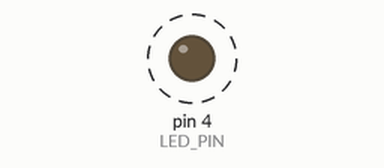
This sketch was run on a simulated Arduino Uno, built with avr-gcc and run on an emulated ATmega328P. Parts: output pins drawn as LEDs (lit = HIGH). Dashed ring = blinking. What the sketch prints to the serial monitor is not drawn.

Above: at 0.2 s.
Timing chart, 0 to 3.0 s (numbered marks = the images above):
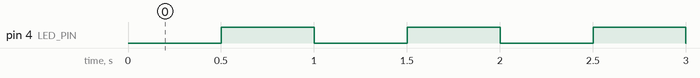

Measured:
- by itself, pin 4 (LED_PIN): alternates HIGH for 0.50 s and LOW for 0.50 s

The sketch:

hmwk2.ino
```cpp
const int LED_PIN = 4;           // LED连接管脚
const unsigned long INTERVAL = 500; // 状态切换间隔(毫秒)，500ms = 0.5秒

unsigned long previousMillis = 0; // 记录上次状态切换时间
bool ledState = LOW;              // 当前LED状态

void setup() {
  pinMode(LED_PIN, OUTPUT);       // 设置管脚为输出模式
  digitalWrite(LED_PIN, ledState); // 初始状态熄灭
  Serial.begin(115200);           // 可选：开启串口调试
  Serial.println("LED Blink with millis() started");
}

void loop() {
  unsigned long currentMillis = millis(); // 获取当前运行毫秒数

  // 检查是否到达切换时间
  if (currentMillis - previousMillis >= INTERVAL) {
    previousMillis = currentMillis; // 更新上次切换时间

    ledState = !ledState;           // 翻转LED状态
    digitalWrite(LED_PIN, ledState); // 输出新状态

    //串口打印状态
    Serial.print("LED State: ");
    Serial.println(ledState ? "ON" : "OFF");
  }
}
```
